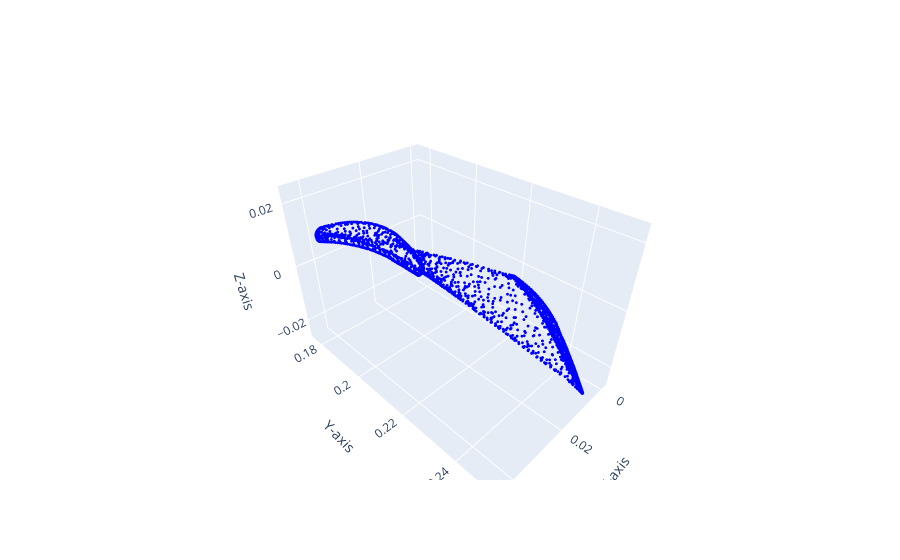

This figure's notebook cell:
### Code cell
## Lets consider the very first blade
my_blade = blades_train[10]

# Unpack the blade into separate arrays for x, y and z
x, y, z = my_blade[:, 0], my_blade[:, 1], my_blade[:, 2]

plt.figure()
# Create 3D scatter plot
fig = go.Figure(data=[go.Scatter3d(x=x, y=y, z=z, mode='markers', marker=dict(size=1, color='blue'))])

# Update layout for better visualization
fig.update_layout(scene=dict(aspectmode='data'))

# Set axis labels
fig.update_layout(scene=dict(xaxis_title='X-axis', yaxis_title='Y-axis', zaxis_title='Z-axis'))

# To export the plot
#fig.write_html("blade_plotly_figure.html")

# Show the plot
fig.show()

### Figure 1 — Plotly figure (JSON) as saved in the notebook; plotly's stock layout.template omitted (floating-point values rounded to 4 significant figures; data arrays with more than 128 entries replaced by an {"elided": "..."} marker saying what was removed)
{"data": [{"marker": {"color": "blue", "size": 1}, "mode": "markers", "type": "scatter3d", "x": {"elided": "2000 float values"}, "y": {"elided": "2000 float values"}, "z": {"elided": "2000 float values"}}], "layout": {"scene": {"aspectmode": "data", "xaxis": {"title": {"text": "X-axis"}}, "yaxis": {"title": {"text": "Y-axis"}}, "zaxis": {"title": {"text": "Z-axis"}}}}}
